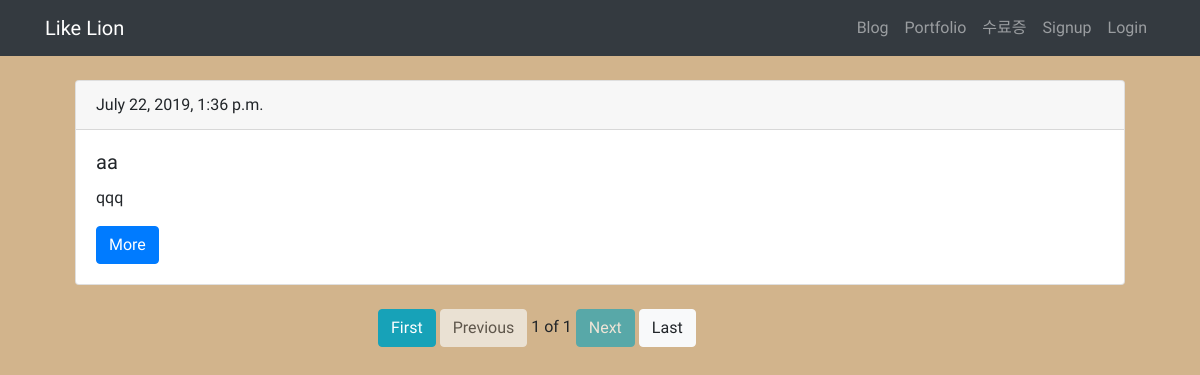
Screenshot of /blog/ with the database file from the repository.
### blogapp/models.py (models this page shows, shortened)
class Blog(models.Model):
    title = models.CharField(max_length = 200)
    pub_date = models.DateTimeField("date published")
    body = models.TextField()
    def summary(self):
        return self.body[:100]

### blogapp/views.py (the view)
# urls.py: path('', views.home, name = 'home'),
def home(request):
    blogs = Blog.objects
    blog_list=Blog.objects.all()
    paginator = Paginator(blog_list,3)
    page = request.GET.get('page')
    posts = paginator.get_page(page)
    return render(request,'home.html',{'blogs':blogs,'posts':posts})

### blogapp/templates/home.html
{% extends 'base.html' %}
{% block content %}
<br>
<div class="container">
    {% for blog in posts %}
    <div class="container">
        <div class="card">
            <div class="card-header">
                {{blog.pub_date}}
            </div>
            <div class="card-body">
                <h5 class="card-title">{{blog.title}}</h5>
                <p class="card-text">{{blog.summary}}</p>
                <a href="{% url 'detail' blog.id %}" class="btn btn-primary">More</a>
            </div>
        </div>
    </div>
    <br />
    {% endfor %}
</div>
<div class = "paginator_bar">
{%if posts.has_previous%}
<a href="?page=1"><button class = "btn btn-info">First</button></a>
<a href="?page={{posts.previous_page_number}}"><button class = "btn btn-light">Previous</button></a>
{% else %}
<a href="?page=1"><button class = "btn btn-info">First</button></a>
<a href="#"><button class = "btn btn-light" disabled>Previous</button></a>
{%endif%}
<span>{{posts.number}}</span>
<span>of</span>
<span>{{posts.paginator.num_pages}}</span>
{%if posts.has_next%}
<a href="?page={{posts.next_page_number}}"><button class = "btn btn-light">Next</button></a>
<a href="?page={{posts.paginator.num_pages}}"><button class = "btn btn-info">Last</button></a>
</div>
{% else %}
<a href="#"><button class = "btn btn-info" disabled>Next</button></a>
<a href="?page={{posts.paginator.num_pages}}"><button class = "btn btn-light">Last</button></a>
{%endif%}
{% endblock %}

### blogproject/templates/base.html (style rules this page uses)
html, body { background-color: tan; }
* { font-family: "Jua"; }
.paginator_bar { margin: 0% 30%; margin-bottom: 1%; }
.paginator_bar a { text-decoration: none; }

### rows the page displays
Blog: pub_date "July 22, 2019, 1:36 p.m.", title "aa", summary "qqq"

### other values shown
{{ posts.number }} "1"
{{ posts.paginator.num_pages }} "1"
